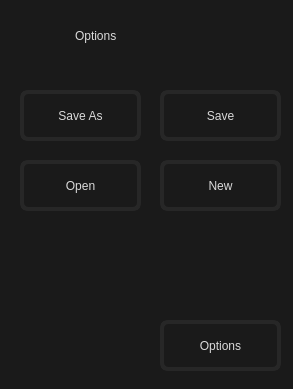
<?xml version="1.0" encoding="UTF-8"?>
<ui version="4.0">
 <class>OptionsMenuDialog</class>
 <widget class="QDialog" name="OptionsMenuDialog">
  <property name="geometry">
   <rect>
    <x>0</x>
    <y>0</y>
    <width>293</width>
    <height>389</height>
   </rect>
  </property>
  <property name="windowTitle">
   <string>Options</string>
  </property>
  <property name="styleSheet">
   <string notr="true">QDialog {
	background-color: rgb(26, 26, 26);
}</string>
  </property>
  <widget class="QLabel" name="titleLabel">
   <property name="geometry">
    <rect>
     <x>75</x>
     <y>10</y>
     <width>141</width>
     <height>51</height>
    </rect>
   </property>
   <property name="styleSheet">
    <string notr="true">QLabel {
	font: 600 24pt &quot;Verdana Pro Cond Semibold&quot;;
	background-color: rgb(26, 26, 26);
	color: rgb(218, 218, 218);
}</string>
   </property>
   <property name="text">
    <string>Options</string>
   </property>
  </widget>
  <widget class="QPushButton" name="saveAsBtn">
   <property name="geometry">
    <rect>
     <x>20</x>
     <y>90</y>
     <width>121</width>
     <height>51</height>
    </rect>
   </property>
   <property name="styleSheet">
    <string notr="true">QPushButton {
	font: 600 13pt &quot;Verdana Pro Cond Semibold&quot;;
	color: rgb(218, 218, 218);
	border: 4px solid rgb(39, 39, 39);
	border-radius: 8px;
}

QPushButton::hover {
	background-color: rgb(52, 52, 52);
}</string>
   </property>
   <property name="text">
    <string>Save As</string>
   </property>
  </widget>
  <widget class="QPushButton" name="saveBtn">
   <property name="geometry">
    <rect>
     <x>160</x>
     <y>90</y>
     <width>121</width>
     <height>51</height>
    </rect>
   </property>
   <property name="styleSheet">
    <string notr="true">QPushButton {
	font: 600 13pt &quot;Verdana Pro Cond Semibold&quot;;
	color: rgb(218, 218, 218);
	border: 4px solid rgb(39, 39, 39);
	border-radius: 8px;
}

QPushButton::hover {
	background-color: rgb(52, 52, 52);
}</string>
   </property>
   <property name="text">
    <string>Save</string>
   </property>
  </widget>
  <widget class="QPushButton" name="openBtn">
   <property name="geometry">
    <rect>
     <x>20</x>
     <y>160</y>
     <width>121</width>
     <height>51</height>
    </rect>
   </property>
   <property name="styleSheet">
    <string notr="true">QPushButton {
	font: 600 13pt &quot;Verdana Pro Cond Semibold&quot;;
	color: rgb(218, 218, 218);
	border: 4px solid rgb(39, 39, 39);
	border-radius: 8px;
}

QPushButton::hover {
	background-color: rgb(52, 52, 52);
}</string>
   </property>
   <property name="text">
    <string>Open</string>
   </property>
  </widget>
  <widget class="QPushButton" name="newBtn">
   <property name="geometry">
    <rect>
     <x>160</x>
     <y>160</y>
     <width>121</width>
     <height>51</height>
    </rect>
   </property>
   <property name="styleSheet">
    <string notr="true">QPushButton {
	font: 600 13pt &quot;Verdana Pro Cond Semibold&quot;;
	color: rgb(218, 218, 218);
	border: 4px solid rgb(39, 39, 39);
	border-radius: 8px;
}

QPushButton::hover {
	background-color: rgb(52, 52, 52);
}</string>
   </property>
   <property name="text">
    <string>New</string>
   </property>
  </widget>
  <widget class="QPushButton" name="optionsBtn">
   <property name="geometry">
    <rect>
     <x>160</x>
     <y>320</y>
     <width>121</width>
     <height>51</height>
    </rect>
   </property>
   <property name="styleSheet">
    <string notr="true">QPushButton {
	font: 600 13pt &quot;Verdana Pro Cond Semibold&quot;;
	color: rgb(218, 218, 218);
	border: 4px solid rgb(39, 39, 39);
	border-radius: 8px;
}

QPushButton::hover {
	background-color: rgb(52, 52, 52);
}</string>
   </property>
   <property name="text">
    <string>Options</string>
   </property>
  </widget>
 </widget>
 <resources/>
 <connections/>
</ui>
